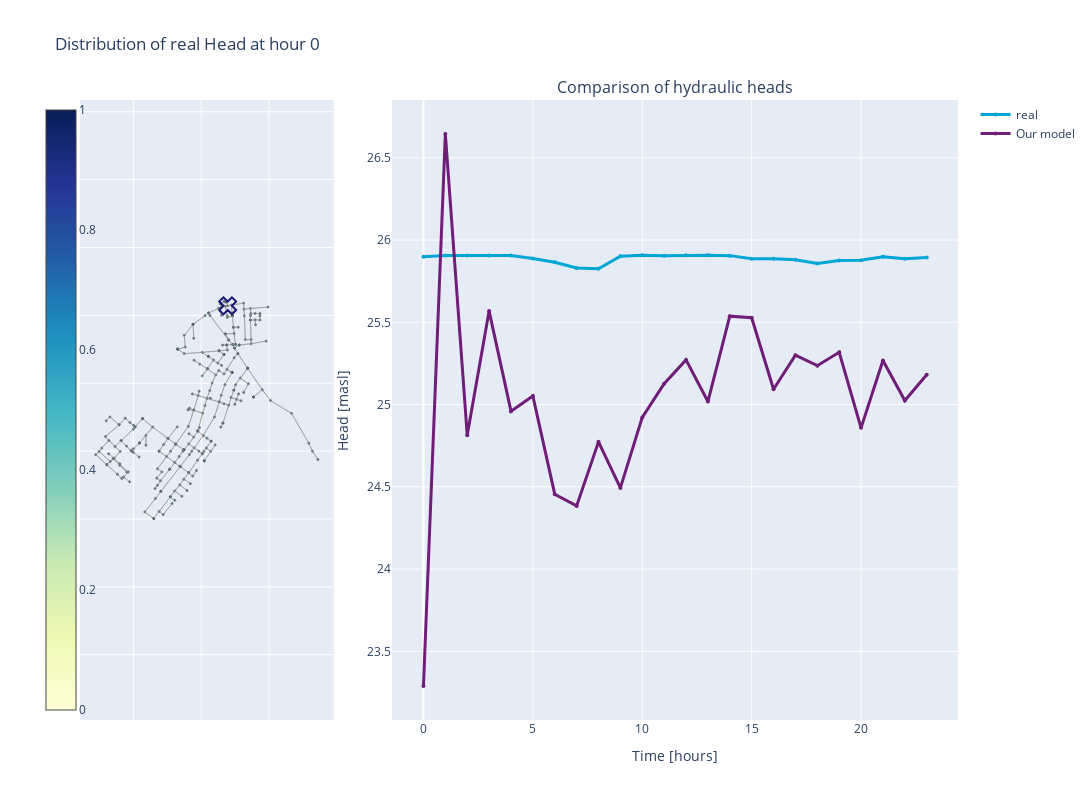

Notebook code cell kept with this figure:
### Code cell
from utils.Dashboard import Dashboard

_, _, _, pred, real, timed = testing(model, tst_loader, normalization=gn)
pred = gn.inverse_transform_array(pred, 'pressure')
real = gn.inverse_transform_array(real, 'pressure')
pred = pred.reshape(-1, output_nodes)
real = real.reshape(-1, output_nodes)
dummy = Dummy().evaluate(real)
# Array below is created to ensure proper indexing of the nodes when displaying
type_array = (tst_database[0].node_type == 0) | (tst_database[0].node_type == 2)
d = Dashboard(pd.DataFrame(real[0:24, :]), pd.DataFrame(pred[0:24, :]),
              to_networkx(tst_dataset[0], node_attrs=['pos', 'ID']), type_array)
f = d.display_results()

for i in [0, 1, 7, 26, 36]:
    plt.plot(real[0:24, i], label="Real")
    plt.plot(pred[0:24, i], label="Predicted")
    plt.plot(dummy[0:24, i], label="Dummy")
    plt.ylabel('Head')
    plt.xlabel('Timestep')
    
    plt.legend()
    names = {0: 'Reservoir', 1: 'Next to Reservoir', 7: 'Next to Tank', 26: 'Random Node', 36: 'Tank'}
    plt.title(names[i])
    # save_response_graphs_in_ML_tracker(real, pred, names[i], i)
#     plt.show()
#     plt.close()
# Create a table

# Add Plotly figure as HTML file into Table
table = wandb.Table(columns = ["Figure" + str(i)])
# with open('./my_HTML_' + str(i) + '.html', 'r', encoding='utf-8') as file:
#     html_content = file.read()
# table.add_data(wandb.Html(html_content))
display(f)
wandb.finish()

### Figure 1 — Plotly figure (JSON) as saved in the notebook; plotly's stock layout.template omitted (floating-point values rounded to 4 significant figures; data arrays with more than 128 entries replaced by an {"elided": "..."} marker saying what was removed)
{"data": [{"hovertemplate": "%{text}", "marker": {"cmax": 1, "cmin": 0, "color": {"elided": "262 float values"}, "colorbar": {"ticklabelposition": "outside", "x": -0.05}, "colorscale": [[0, "rgb(255,255,217)"], [0.125, "rgb(237,248,177)"], [0.25, "rgb(199,233,180)"], [0.375, "rgb(127,205,187)"], [0.5, "rgb(65,182,196)"], [0.625, "rgb(29,145,192)"], [0.75, "rgb(34,94,168)"], [0.875, "rgb(37,52,148)"], [1, "rgb(8,29,88)"]], "line": {"color": "DarkSlateGrey", "width": 1}, "showscale": true, "size": {"elided": "262 float values"}, "sizemin": 1, "sizeref": 43.26}, "mode": "markers", "name": "coordinates", "showlegend": false, "text": {"elided": "263 str values"}, "type": "scatter", "uid": "0b295b41-70cc-49ee-8c3f-d2073717f465", "x": {"elided": "263 int values"}, "xaxis": "x", "y": {"elided": "263 int values"}, "yaxis": "y"}, {"line": {"width": 3}, "marker": {"color": "#00A6D6", "size": 4}, "mode": "lines+markers", "name": "real", "type": "scatter", "uid": "de190aef-becb-4fe2-8ad9-559c91185c65", "x": [0, 1, 2, 3, 4, 5, 6, 7, 8, 9, 10, 11, 12, 13, 14, 15, 16, 17, 18, 19, 20, 21, 22, 23], "xaxis": "x2", "y": [25.9, 25.91, 25.91, 25.91, 25.91, 25.89, 25.87, 25.83, 25.83, 25.9, 25.91, 25.9, 25.91, 25.91, 25.91, 25.89, 25.89, 25.88, 25.86, 25.88, 25.88, 25.9, 25.89, 25.89], "yaxis": "y2"}, {"line": {"width": 3}, "marker": {"color": "#6F1D77", "size": 4}, "mode": "lines+markers", "name": "Our model", "type": "scatter", "uid": "0fc023f9-fb90-4336-85c3-52c6517fd600", "x": [0, 1, 2, 3, 4, 5, 6, 7, 8, 9, 10, 11, 12, 13, 14, 15, 16, 17, 18, 19, 20, 21, 22, 23], "xaxis": "x2", "y": [23.29, 26.64, 24.81, 25.57, 24.96, 25.05, 24.46, 24.38, 24.77, 24.49, 24.92, 25.13, 25.27, 25.02, 25.54, 25.53, 25.09, 25.3, 25.24, 25.32, 24.86, 25.27, 25.02, 25.18], "yaxis": "y2"}, {"hoverinfo": "none", "line": {"color": "#888", "width": 0.5}, "mode": "lines", "showlegend": false, "type": "scatter", "uid": "053bafe1-3105-49e3-aff2-b37fb3755ca9", "x": {"elided": "1734 int values"}, "xaxis": "x", "y": {"elided": "1734 int values"}, "yaxis": "y"}, {"marker": {"color": "midnightblue", "line": {"width": 2}, "size": 15, "symbol": "x-open"}, "showlegend": false, "type": "scatter", "uid": "ea60700f-23f1-459b-b536-a8e90f0e97ad", "x": [2260780], "xaxis": "x", "y": [332282], "yaxis": "y"}], "layout": {"annotations": [{"font": {"size": 16}, "showarrow": false, "text": " ", "x": 0.1444, "xanchor": "center", "xref": "paper", "y": 1, "yanchor": "bottom", "yref": "paper"}, {"font": {"size": 16}, "showarrow": false, "text": "Comparison of hydraulic heads", "x": 0.6778, "xanchor": "center", "xref": "paper", "y": 1, "yanchor": "bottom", "yref": "paper"}], "height": 800, "title": {"text": "Distribution of real Head at hour 0"}, "width": 1600, "xaxis": {"anchor": "y", "domain": [0, 0.2889], "showticklabels": false}, "xaxis2": {"anchor": "y2", "domain": [0.3556, 1], "title": {"text": "Time [hours]"}}, "yaxis": {"anchor": "x", "domain": [0, 1], "scaleanchor": "x", "scaleratio": 1, "showticklabels": false}, "yaxis2": {"anchor": "x2", "domain": [0, 1], "title": {"text": "Head [masl]"}}}}
